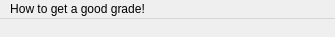
<?xml version="1.0" encoding="UTF-8"?>
<ui version="4.0">
 <class>MainWindow</class>
 <widget class="QMainWindow" name="MainWindow">
  <property name="geometry">
   <rect>
    <x>0</x>
    <y>0</y>
    <width>335</width>
    <height>37</height>
   </rect>
  </property>
  <property name="windowTitle">
   <string>Food choice</string>
  </property>
  <property name="windowIcon">
   <iconset>
    <normaloff>../icons/toolbox--pencil.png</normaloff>../icons/toolbox--pencil.png</iconset>
  </property>
  <property name="styleSheet">
   <string notr="true"/>
  </property>
  <widget class="QWidget" name="centralwidget"/>
  <widget class="QMenuBar" name="menubar">
   <property name="geometry">
    <rect>
     <x>0</x>
     <y>0</y>
     <width>335</width>
     <height>21</height>
    </rect>
   </property>
   <widget class="QMenu" name="menudata">
    <property name="title">
     <string>How to get a good grade!</string>
    </property>
    <addaction name="action_algo"/>
    <addaction name="separator"/>
    <addaction name="action_tree"/>
    <addaction name="separator"/>
    <addaction name="action_forest"/>
   </widget>
   <addaction name="menudata"/>
  </widget>
  <action name="action_algo">
   <property name="enabled">
    <bool>true</bool>
   </property>
   <property name="icon">
    <iconset>
     <normaloff>../icons/wand-hat.png</normaloff>../icons/wand-hat.png</iconset>
   </property>
   <property name="text">
    <string>Linear model</string>
   </property>
  </action>
  <action name="action_case">
   <property name="icon">
    <iconset>
     <normaloff>../icons/user-silhouette-question.png</normaloff>../icons/user-silhouette-question.png</iconset>
   </property>
   <property name="text">
    <string>Studying the case!</string>
   </property>
  </action>
  <action name="action_ppt">
   <property name="icon">
    <iconset>
     <normaloff>../icons/projection-screen-presentation.png</normaloff>../icons/projection-screen-presentation.png</iconset>
   </property>
   <property name="text">
    <string>PPT slides</string>
   </property>
  </action>
  <action name="action_doc">
   <property name="icon">
    <iconset>
     <normaloff>../icons/document-code.png</normaloff>../icons/document-code.png</iconset>
   </property>
   <property name="text">
    <string>Code doc</string>
   </property>
  </action>
  <action name="action_tree">
   <property name="icon">
    <iconset>
     <normaloff>../icons/construction.png</normaloff>../icons/construction.png</iconset>
   </property>
   <property name="text">
    <string>Decision tree</string>
   </property>
  </action>
  <action name="action_forest">
   <property name="text">
    <string>Random forest</string>
   </property>
  </action>
 </widget>
 <resources/>
 <connections/>
</ui>
